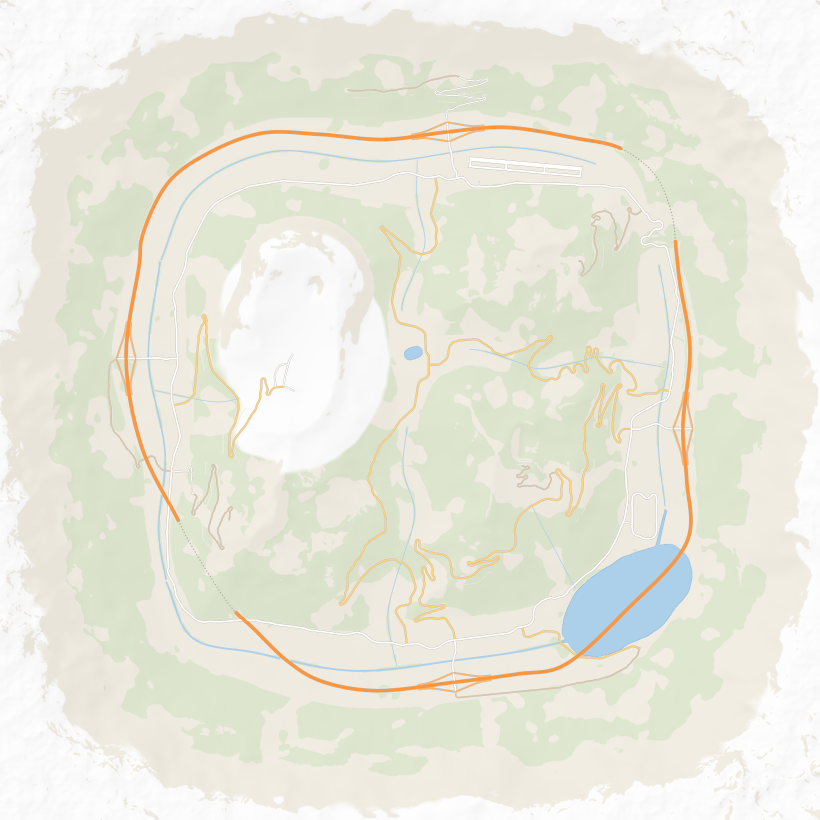
#> input picture Assets/ChillRoad/Resources/Map/map_minimap.png, 4096 x 4096 px (shown at 1/5 size)
$ python post.py ../../Assets/ChillRoad/Resources/Map
#> lines starting #> are read from the running program, lines starting #| are printed output that depends on the picture
"""Post-traitement des captures : incrustation du HUD (rendus fond noir / fond blanc) et planche contact."""
import sys, os, glob
import numpy as np
from PIL import Image, ImageDraw

def to_lin(a):
    a = a / 255.0
    return np.where(a <= 0.04045, a / 12.92, ((a + 0.055) / 1.055) ** 2.4)

def to_srgb(l):
    l = np.clip(l, 0, 1)
    s = np.where(l <= 0.0031308, l * 12.92, 1.055 * np.power(l, 1 / 2.4) - 0.055)
    return (s * 255 + 0.5).astype(np.uint8)

def composite(world_png, uib_png, uiw_png):
    w = to_lin(np.asarray(Image.open(world_png).convert("RGB"), dtype=np.float64))
    b = to_lin(np.asarray(Image.open(uib_png).convert("RGB"), dtype=np.float64))
    wh = to_lin(np.asarray(Image.open(uiw_png).convert("RGB"), dtype=np.float64))
    # I_noir = a*C ; I_blanc = a*C + (1-a)  →  (1-a) = I_blanc - I_noir
    t = np.clip((wh - b).mean(axis=2, keepdims=True), 0, 1)
    return Image.fromarray(to_srgb(b + t * w))

def contact(folder, out, pattern="*.png", thumb=480):
#> called with folder = '../../Assets/ChillRoad/Resources/Map', pattern = '*.png', thumb = 480
    files = sorted(f for f in glob.glob(os.path.join(folder, pattern)) if not any(k in f for k in ("_uib", "_uiw", "_4k", "contact")))
    if not files:
        return
    cols = 4
    th = thumb * 9 // 16
    rows = (len(files) + cols - 1) // cols
    sheet = Image.new("RGB", (cols * thumb, rows * (th + 18)), (20, 20, 20))
#> sheet: PIL image 1920x288 RGB; every value is 20
    d = ImageDraw.Draw(sheet)
    for i, f in enumerate(files):
        im = Image.open(f).convert("RGB")
#> im is the input picture: PIL image 4096x4096 RGB; mean R, G, B 233.3, 233.2, 221.2
        im.thumbnail((thumb, th))
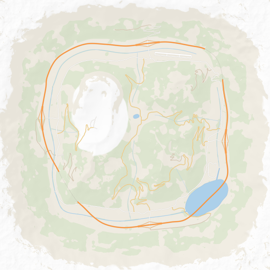
#> im: PIL image 270x270 RGB; mean R, G, B 233.3, 233.2, 221.2
        x, y = (i % cols) * thumb, (i // cols) * (th + 18)
        sheet.paste(im, (x, y))
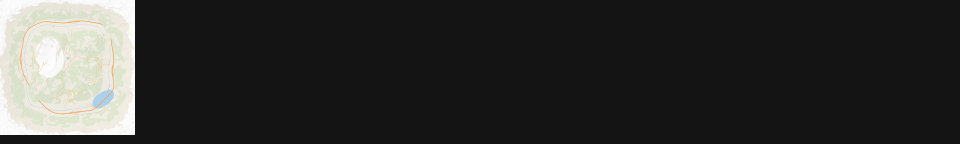
#> sheet: PIL image 1920x288 RGB (shown at 1/2 size); mean R, G, B 48.1, 48.1, 46.5
        d.text((x + 4, y + th + 2), os.path.basename(f)[:-4], fill=(230, 230, 230))
    sheet.save(out)
    print("contact", out, len(files))

if __name__ == "__main__":
    folder = sys.argv[1]
    # Incruste le HUD quand les rendus d'interface existent
    for uib in glob.glob(os.path.join(folder, "*_uib.png")):
        base = uib[:-8]
        uiw = base + "_uiw.png"
        if os.path.exists(base + ".png") and os.path.exists(uiw):
            composite(base + ".png", uib, uiw).save(base + "_hud.png")
    contact(folder, os.path.join(folder, "contact_world.png"), "*.png")

$ run again, on Assets/NoHesi/Resources/Map/map_minimap.png
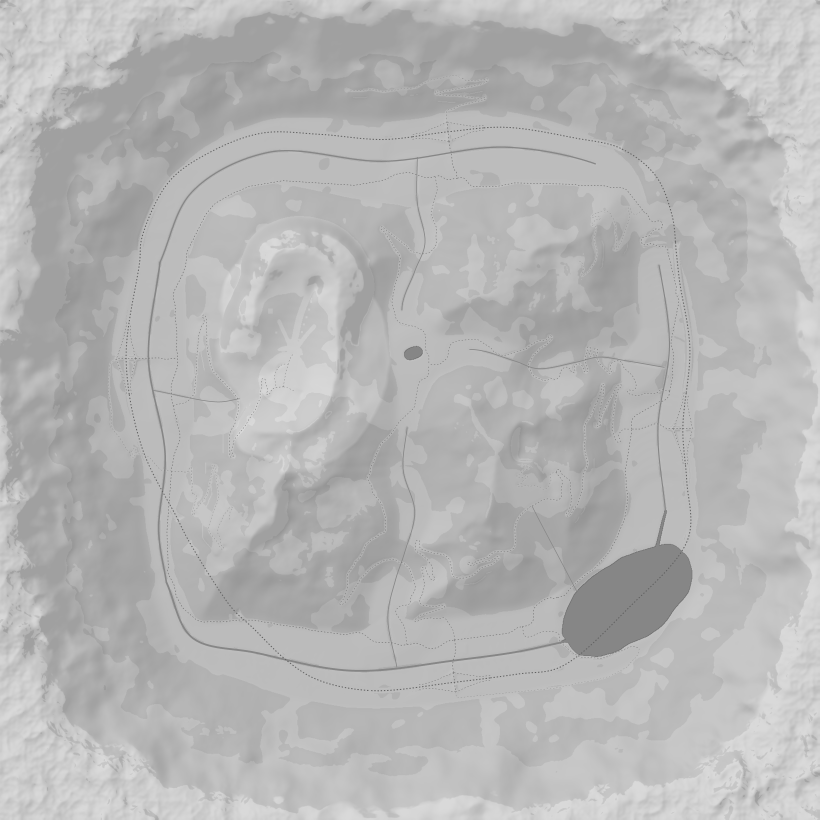
#> input picture Assets/NoHesi/Resources/Map/map_minimap.png, 4096 x 4096 px (shown at 1/5 size)
#> in contact, im is the input picture: PIL image 4096x4096 RGB; min 67, max 226, mean 182
#> in contact, `im.thumbnail((thumb, th))`:
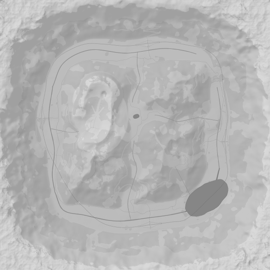
#> im: PIL image 270x270 RGB; min 128, max 218, mean 182
#> in contact, `sheet.paste(im, (x, y))`:
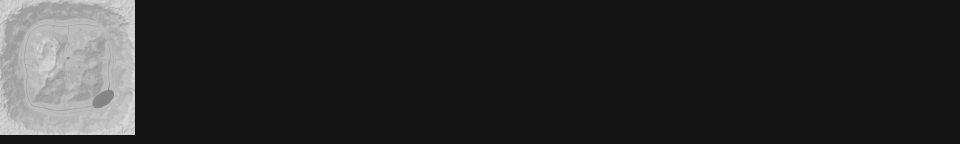
#> sheet: PIL image 1920x288 RGB (shown at 1/2 size); min 20, max 218, mean 41.4
